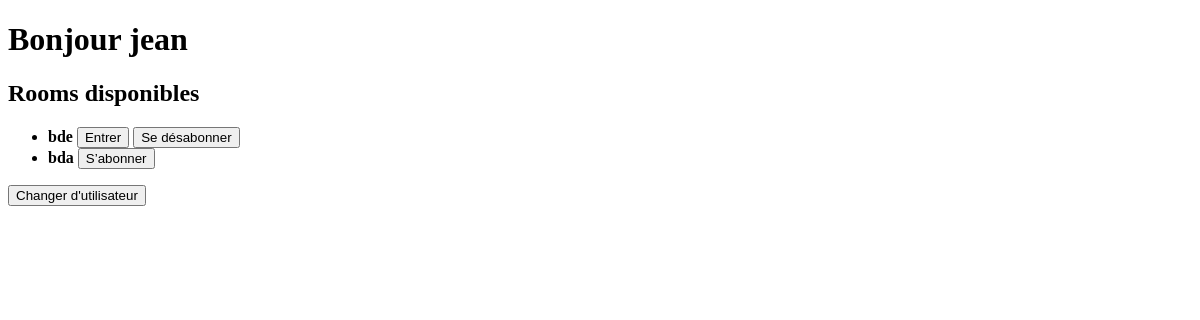
The page /rooms?user_id=1 on the database as committed earlier.
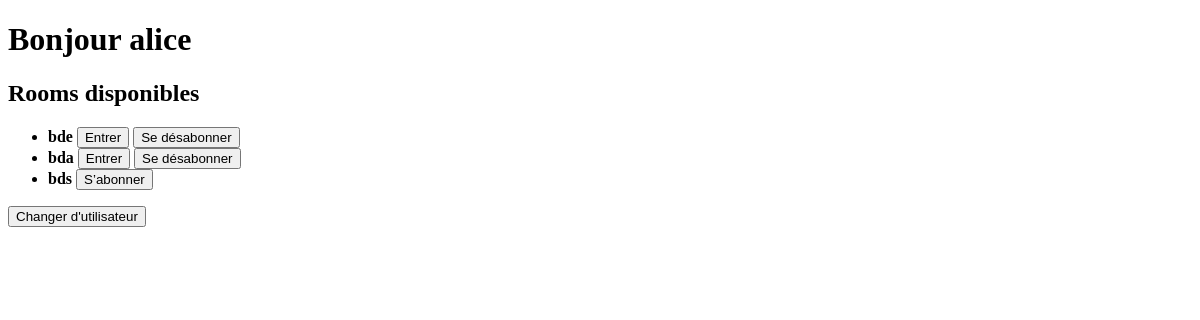
The same page on the database as committed later.
### backend/models.py (models this page shows)
class User(SQLModel, table=True):
    id: int | None = Field(default=None, primary_key=True)
    name: str
    is_active: bool = True

class Room(SQLModel, table=True):
    id: int | None = Field(default=None, primary_key=True)
    name: str = Field(index=True, unique=True)

### backend/routers/rooms.py (the view)
@router.get("/", response_model=List[schemas.RoomRead])
def list_rooms(session: Session = Depends(get_session)):
    statement = select(models.Room)
    rooms = session.exec(statement).all()
    return rooms

### backend/templates/rooms.html (shortened to what this page needs)
<!DOCTYPE html>
<html lang="fr">
<head>
</head>
<body>
    <h1>Bonjour {{ user.name }}</h1>
    <h2>Rooms disponibles</h2>
    <ul>
        {% for room in rooms %}
            <li>
                <strong>{{ room.name }}</strong>
                {% if room.id in subscribed_room_ids %}
                    <form method="get" action="/{{user.id}}/room/{{room.id}}/" style="display:inline;">
                        <button type="submit">Entrer</button>
                    </form>
                    <form method="post" action="/subscriptions/delete/{{user.id}}/{{room.id}}" style="display:inline;">
                        <button type="submit">Se désabonner</button>
                    </form>
                {% else %}
                    <form method="post" action="/subscriptions/{{user.id}}/{{room.id}}/" style="display:inline;">
                        <button type="submit">S’abonner</button>
                    </form>
                {% endif %}
            </li>
        {% endfor %}
    </ul>
    <form action="/" method="get">
        <button type="submit">Changer d'utilisateur</button>
    </form>
</body>
</html>

Rows that differ between the two databases and show on the page:
changed User: name "jean" → "alice"
added Room: name "bds"
